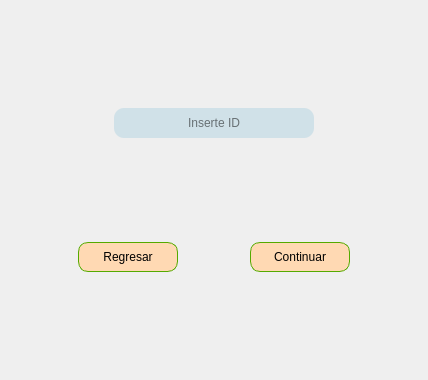
            <widget class="QWidget" name="page_izq2">
             <layout class="QGridLayout" name="gridLayout_2">
              <item row="0" column="1">
               <spacer name="verticalSpacer_13">
                <property name="orientation">
                 <enum>Qt::Vertical</enum>
                </property>
                <property name="sizeHint" stdset="0">
                 <size>
                  <width>20</width>
                  <height>97</height>
                 </size>
                </property>
               </spacer>
              </item>
              <item row="1" column="0">
               <spacer name="horizontalSpacer_21">
                <property name="orientation">
                 <enum>Qt::Horizontal</enum>
                </property>
                <property name="sizeHint" stdset="0">
                 <size>
                  <width>97</width>
                  <height>20</height>
                 </size>
                </property>
               </spacer>
              </item>
              <item row="1" column="1">
               <widget class="QLineEdit" name="lineEdit_ID">
                <property name="minimumSize">
                 <size>
                  <width>200</width>
                  <height>30</height>
                 </size>
                </property>
                <property name="maximumSize">
                 <size>
                  <width>200</width>
                  <height>30</height>
                 </size>
                </property>
                <property name="styleSheet">
                 <string notr="true">background-color: rgb(208, 225, 232);
border: none;
border-radius: 10px;
font: 12pt &quot;MS Shell Dlg 2&quot;;</string>
                </property>
                <property name="alignment">
                 <set>Qt::AlignCenter</set>
                </property>
                <property name="placeholderText">
                 <string>Inserte ID</string>
                </property>
               </widget>
              </item>
              <item row="1" column="2">
               <spacer name="horizontalSpacer_22">
                <property name="orientation">
                 <enum>Qt::Horizontal</enum>
                </property>
                <property name="sizeHint" stdset="0">
                 <size>
                  <width>97</width>
                  <height>20</height>
                 </size>
                </property>
               </spacer>
              </item>
              <item row="2" column="1">
               <spacer name="verticalSpacer_14">
                <property name="orientation">
                 <enum>Qt::Vertical</enum>
                </property>
                <property name="sizeHint" stdset="0">
                 <size>
                  <width>20</width>
                  <height>98</height>
                 </size>
                </property>
               </spacer>
              </item>
              <item row="3" column="0" colspan="3">
               <layout class="QHBoxLayout" name="horizontalLayout_8">
                <item>
                 <spacer name="horizontalSpacer_19">
                  <property name="orientation">
                   <enum>Qt::Horizontal</enum>
                  </property>
                  <property name="sizeHint" stdset="0">
                   <size>
                    <width>18</width>
                    <height>20</height>
                   </size>
                  </property>
                 </spacer>
                </item>
                <item>
                 <widget class="QPushButton" name="pushButton_RegresarID">
                  <property name="minimumSize">
                   <size>
                    <width>100</width>
                    <height>30</height>
                   </size>
                  </property>
                  <property name="maximumSize">
                   <size>
                    <width>100</width>
                    <height>30</height>
                   </size>
                  </property>
                  <property name="cursor">
                   <cursorShape>PointingHandCursor</cursorShape>
                  </property>
                  <property name="styleSheet">
                   <string notr="true">QPushButton {
	background-color: rgb(255, 217, 179);
	border-radius: 10px;
	border: none;
	font: 75 12pt &quot;MS Shell Dlg 2&quot;;
	border-style: solid;
	border-width: 1px;
	border-color: rgb(85, 170, 0);
}
QPushButton:hover {
	background-color: rgb(255, 201, 157);
}</string>
                  </property>
                  <property name="text">
                   <string>Regresar</string>
                  </property>
                 </widget>
                </item>
                <item>
                 <spacer name="horizontalSpacer_18">
                  <property name="orientation">
                   <enum>Qt::Horizontal</enum>
                  </property>
                  <property name="sizeHint" stdset="0">
                   <size>
                    <width>28</width>
                    <height>20</height>
                   </size>
                  </property>
                 </spacer>
                </item>
                <item>
                 <widget class="QPushButton" name="pushButton_continuarID">
                  <property name="minimumSize">
                   <size>
                    <width>100</width>
                    <height>30</height>
                   </size>
                  </property>
                  <property name="maximumSize">
                   <size>
                    <width>100</width>
                    <height>30</height>
                   </size>
                  </property>
                  <property name="cursor">
                   <cursorShape>PointingHandCursor</cursorShape>
                  </property>
                  <property name="styleSheet">
                   <string notr="true">QPushButton {
	background-color: rgb(255, 217, 179);
	border-radius: 10px;
	border: none;
	font: 75 12pt &quot;MS Shell Dlg 2&quot;;
	border-style: solid;
	border-width: 1px;
	border-color: rgb(85, 170, 0);
}
QPushButton:hover {
	background-color: rgb(255, 201, 157);
}</string>
                  </property>
                  <property name="text">
                   <string>Continuar</string>
                  </property>
                 </widget>
                </item>
                <item>
                 <spacer name="horizontalSpacer_20">
                  <property name="orientation">
                   <enum>Qt::Horizontal</enum>
                  </property>
                  <property name="sizeHint" stdset="0">
                   <size>
                    <width>40</width>
                    <height>20</height>
                   </size>
                  </property>
                 </spacer>
                </item>
               </layout>
              </item>
              <item row="4" column="1">
               <spacer name="verticalSpacer_15">
                <property name="orientation">
                 <enum>Qt::Vertical</enum>
                </property>
                <property name="sizeHint" stdset="0">
                 <size>
                  <width>20</width>
                  <height>97</height>
                 </size>
                </property>
               </spacer>
              </item>
             </layout>
            </widget>
